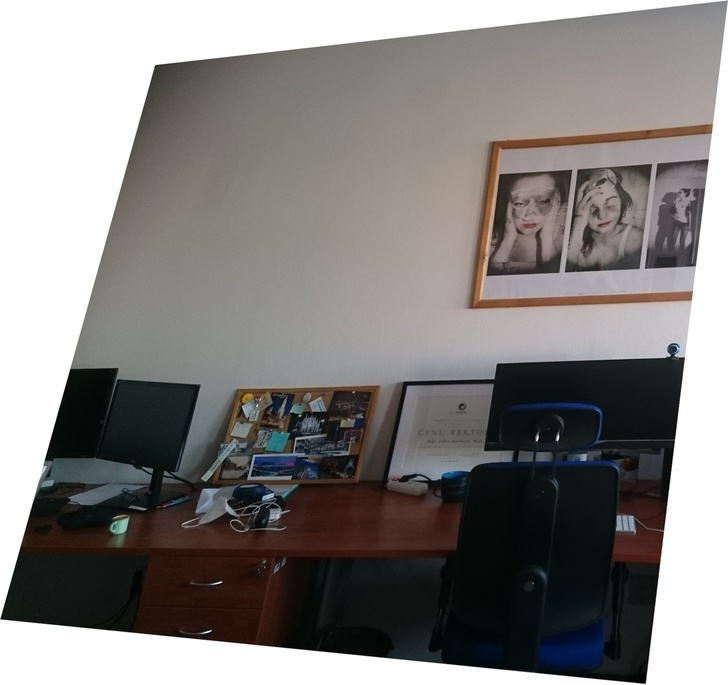
#> input picture imgs/left_tr.JPG, 728 x 685 px, shrunk from 2111 x 1987 before the run, found by its file name
$ jupyter execute gzapv_06_image_stitching.ipynb
#> lines starting #> are read from the running program, lines starting #| are printed output that depends on the picture
<a href="https://colab.research.google.com/github/Mastemace/GZAPV_2021/blob/main/P20040/gzapv_06_image_stitching.ipynb" target="_parent"></a>

[cell 1]
import numpy as np
import cv2
import matplotlib.pyplot as plt
import math

[cell 2]
def visualize(scale, *images):
  figsize = ( images[0].shape[0] / max(images[0].shape[:2]) * scale, images[0].shape[1] / max(images[0].shape[:2]) * scale * len(images) )
  plt.figure(figsize=figsize)
  i = 1
  for id in range(len(images)):
    plt.subplot(1,len(images), i)
    plt.imshow(images[id])
    i += 1


img1 = cv2.cvtColor(cv2.imread('left_tr.jpg'), cv2.COLOR_BGR2RGB)
img2 = cv2.cvtColor(cv2.imread('right.jpg'), cv2.COLOR_BGR2RGB)
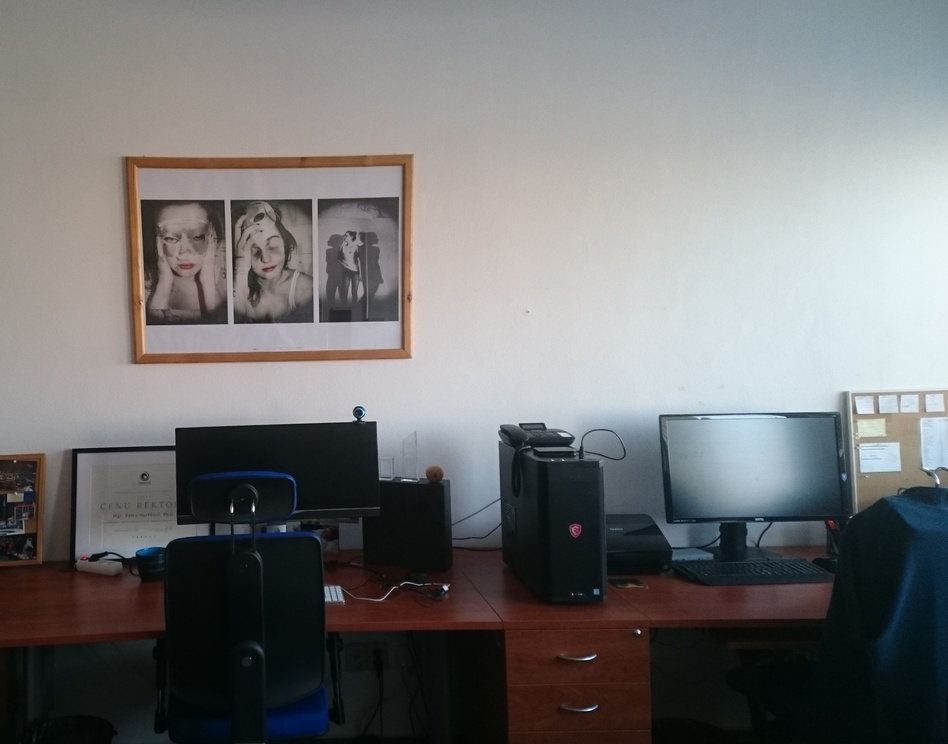
#> input picture imgs/right.JPG, 948 x 744 px, shrunk from 2750 x 2160 before the run, found by its file name
visualize(20, img1, img2)
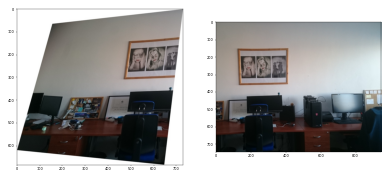
#> figure drawn by matplotlib, 2 panels

[cell 3]
akaze = cv2.AKAZE_create()
keypoints1, descriptors1 = akaze.detectAndCompute(img1, None)
#> keypoints1 = 663 keypoints; strongest (x, y, size): (121, 526, 16.1), (120, 524, 11.4), (625, 522, 11.4), (158, 69, 8.1)
keypoints2, descriptors2 = akaze.detectAndCompute(img2, None)
#> keypoints2 = 691 keypoints; strongest (x, y, size): (333, 593, 11.4), (333, 594, 16.1), (357, 411, 8.1), (445, 587, 4.8)

out1 = cv2.drawKeypoints(img1, keypoints1, None, (255, 0, 255))
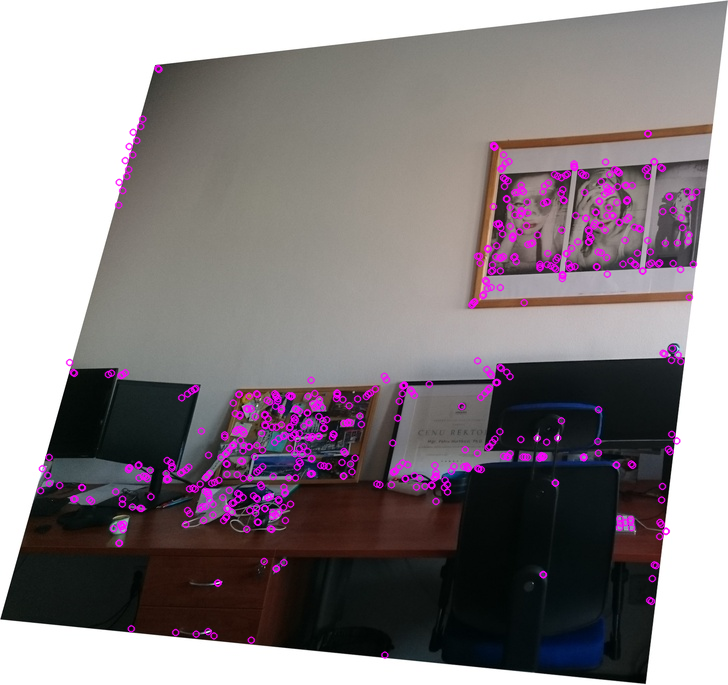
#> out1: shape (685, 728, 3); mean R, G, B 136.5, 127.4, 131.8
out2 = cv2.drawKeypoints(img2, keypoints2, None, (255, 0, 255))
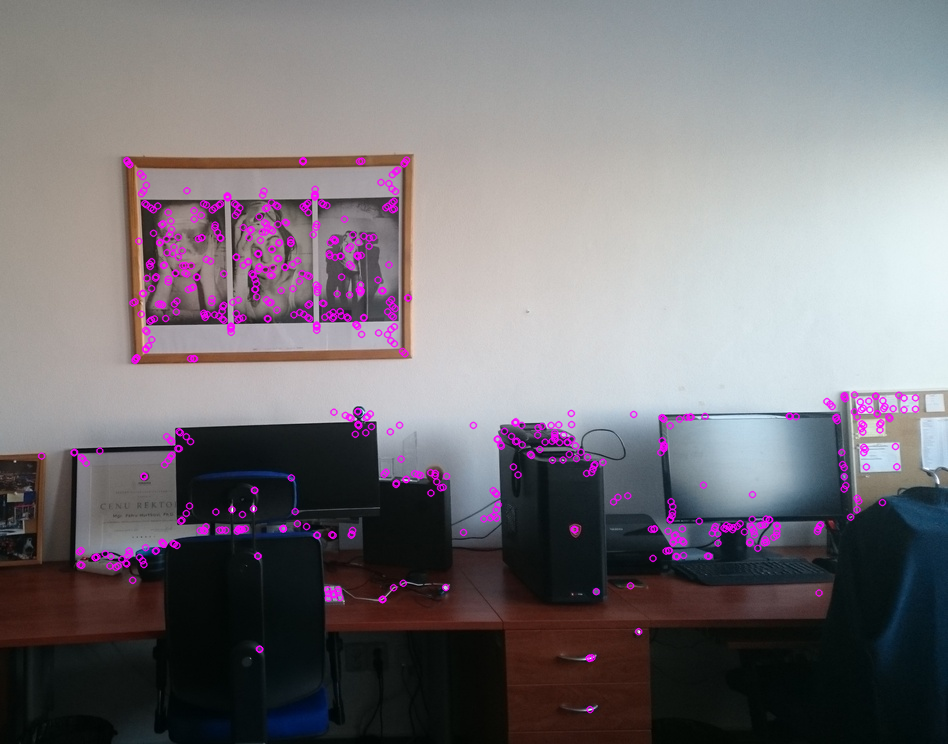
#> out2: shape (744, 948, 3); mean R, G, B 120.1, 115.5, 120.6
visualize(20, out1, out2)

[cell 4]
matcher = cv2.BFMatcher_create(cv2.NORM_L2)
matches = matcher.knnMatch(descriptors1, descriptors2,k=2)
#> matches = 663 matches
all_matches = [m for m,n in matches]
#> all_matches = 663 matches
out = cv2.drawMatches(img1, keypoints1, img2, keypoints2, all_matches, None)
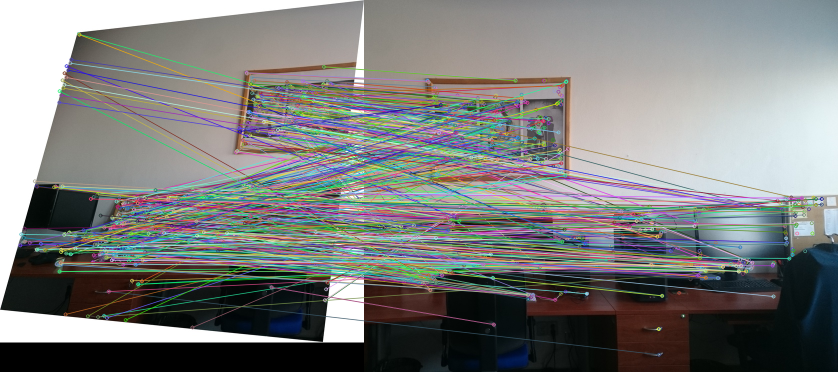
#> out: shape (744, 1676, 3) (shown at 1/2 size); mean R, G, B 125.4, 126.5, 125.3
visualize(40, out)

[cell 5]
good = []
for m, n in matches:
    if m.distance < 0.6 * n.distance:
        good.append(m)
#> after the loop, good = 17 matches

viz = cv2.drawMatches(img1,keypoints1,img2,keypoints2,good,None)
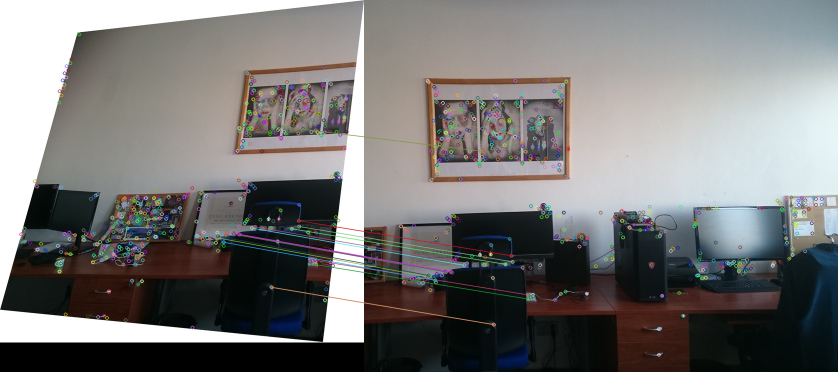
#> viz: shape (744, 1676, 3) (shown at 1/2 size); mean R, G, B 120.2, 119.2, 118.5
visualize(60, viz)

[cell 6]
def warpImages(img1, img2, H):

  rows1, cols1 = img1.shape[:2]
  rows2, cols2 = img2.shape[:2]

  list_of_points_1 = np.float32([[0,0], [0, rows1],[cols1, rows1], [cols1, 0]]).reshape(-1, 1, 2)
  temp_points = np.float32([[0,0], [0,rows2], [cols2,rows2], [cols2,0]]).reshape(-1,1,2)

  list_of_points_2 = cv2.perspectiveTransform(temp_points, H)

  list_of_points = np.concatenate((list_of_points_1,list_of_points_2), axis=0)

  [x_min, y_min] = np.int32(list_of_points.min(axis=0).ravel() - 0.5)
  [x_max, y_max] = np.int32(list_of_points.max(axis=0).ravel() + 0.5)

  translation_dist = [-x_min,-y_min]

  H_translation = np.array([[1, 0, translation_dist[0]], [0, 1, translation_dist[1]], [0, 0, 1]])

  output_img = cv2.warpPerspective(img2, H_translation.dot(H), (x_max-x_min, y_max-y_min))
  output_img[translation_dist[1]:rows1+translation_dist[1], translation_dist[0]:cols1+translation_dist[0]] = img1

  return output_img

[cell 7]
MIN_MATCH_COUNT = 10

if len(good) > MIN_MATCH_COUNT:
    src_pts = np.float32([ keypoints1[m.queryIdx].pt for m in good]).reshape(-1,1,2)
#> src_pts = 17 rows, first 8: [597.3, 441], [509.6, 453.3], [597.9, 452.6], [583.1, 457.1], [467.7, 468], [477.3, 468], [619.5, 518.5], [619.1, 526.9]
    dst_pts = np.float32([ keypoints2[m.trainIdx].pt for m in good]).reshape(-1,1,2)
#> dst_pts = 17 rows, first 8: [294.7, 511.1], [205.5, 526.3], [296.9, 523.2], [282.6, 528.2], [163.2, 543.8], [172.7, 543.1], [327.3, 589.3], [328, 597.6]

    M, _ = cv2.findHomography(src_pts, dst_pts, cv2.RANSAC,5.0)
#> M = [[1.49, 0.275, -611.7], [0.166, 1.54, -84.81], [0.000395, 0.000271, 1]]

    result = warpImages(img2, img1, M)
#> in warpImages, `list_of_points_2 = cv2.perspectiveTransform(temp_points, H)`: list_of_points_2 = [[-611.7, -84.81], [-357.1, 817.7], [448.7, 740], [367.2, 27.98]]
#> in warpImages, `list_of_points = np.concatenate((list_of_points_1,list_of_points_2), a..`: list_of_points = [[0, 0], [0, 744], [948, 744], [948, 0], [-611.7, -84.81], [-357.1, 817.7], [448.7, 740], [367.2, 27.98]]
#> in warpImages, `[x_min, y_min] = np.int32(list_of_points.min(axis=0).ravel() - 0.5)`: x_min = -612; y_min = -85
#> in warpImages, `[x_max, y_max] = np.int32(list_of_points.max(axis=0).ravel() + 0.5)`: x_max = 948; y_max = 818
#> in warpImages, `translation_dist = [-x_min,-y_min]`: translation_dist = [612, 85]
#> in warpImages, `H_translation = np.array([[1, 0, translation_dist[0]], [0, 1, translat..`: H_translation = [[1, 0, 612], [0, 1, 85], [0, 0, 1]]
#> in warpImages, `output_img = cv2.warpPerspective(img2, H_translation.dot(H), (x_max-x_..`:
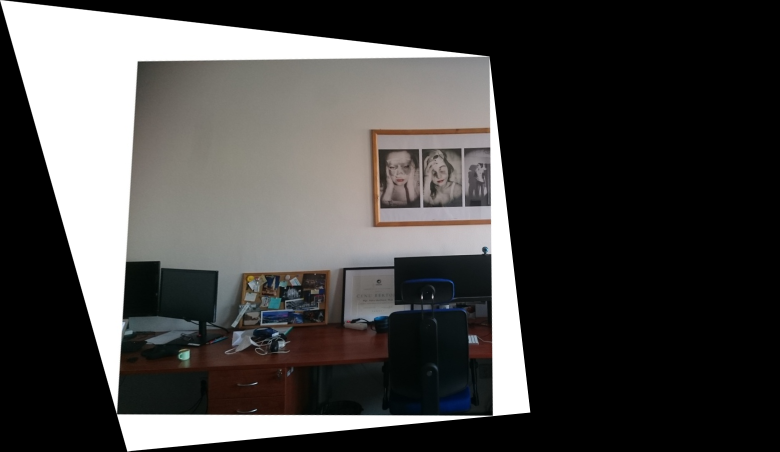
#> output_img: shape (903, 1560, 3) (shown at 1/2 size); mean R, G, B 71.5, 70.2, 69
#> in warpImages, `output_img[translation_dist[1]:rows1+translation_dist[1], translation_..`:
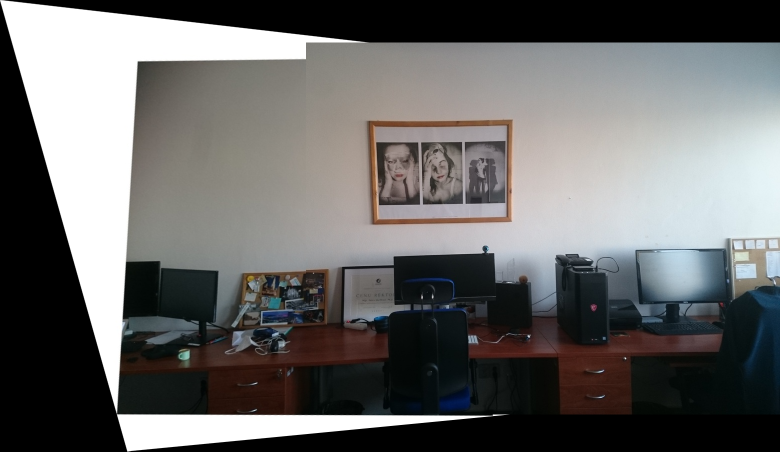
#> output_img: shape (903, 1560, 3) (shown at 1/2 size); mean R, G, B 105.3, 105, 104.3

visualize(30, result)
